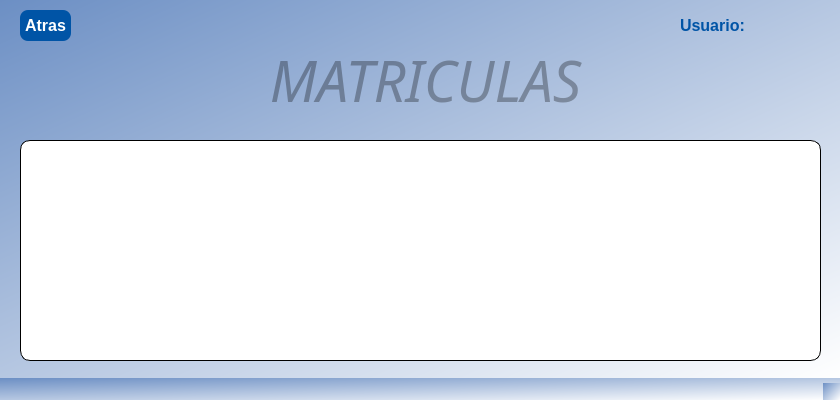
<?xml version="1.0" encoding="UTF-8"?>
<ui version="4.0">
 <class>matricula_MainWindow</class>
 <widget class="QMainWindow" name="matricula_MainWindow">
  <property name="geometry">
   <rect>
    <x>0</x>
    <y>0</y>
    <width>840</width>
    <height>400</height>
   </rect>
  </property>
  <property name="windowTitle">
   <string>MainWindow</string>
  </property>
  <property name="styleSheet">
   <string notr="true">background-color: qlineargradient(spread:pad, x1:0, y1:0, x2:1, y2:1, stop:0 rgba(108, 143, 196, 255), stop:1 rgba(255, 255, 255, 255));</string>
  </property>
  <widget class="QWidget" name="centralwidget">
   <widget class="QTableView" name="search_listView_matricula">
    <property name="geometry">
     <rect>
      <x>20</x>
      <y>140</y>
      <width>801</width>
      <height>221</height>
     </rect>
    </property>
    <property name="styleSheet">
     <string notr="true">background-color: rgb(255, 255, 255);
border-radius:10px;
border:1px solid black;
</string>
    </property>
   </widget>
   <widget class="QLabel" name="label_title_matriculas">
    <property name="geometry">
     <rect>
      <x>20</x>
      <y>40</y>
      <width>811</width>
      <height>81</height>
     </rect>
    </property>
    <property name="font">
     <font>
      <family>Snap ITC</family>
      <pointsize>42</pointsize>
      <italic>true</italic>
     </font>
    </property>
    <property name="styleSheet">
     <string notr="true">background-color:transparent;
color: rgba(0, 0, 0, 0.3); </string>
    </property>
    <property name="text">
     <string>MATRICULAS</string>
    </property>
    <property name="alignment">
     <set>Qt::AlignmentFlag::AlignCenter</set>
    </property>
   </widget>
   <widget class="QPushButton" name="btn_back_matriculas">
    <property name="geometry">
     <rect>
      <x>20</x>
      <y>10</y>
      <width>51</width>
      <height>31</height>
     </rect>
    </property>
    <property name="font">
     <font>
      <pointsize>12</pointsize>
      <italic>false</italic>
      <bold>true</bold>
     </font>
    </property>
    <property name="cursor">
     <cursorShape>PointingHandCursor</cursorShape>
    </property>
    <property name="mouseTracking">
     <bool>true</bool>
    </property>
    <property name="tabletTracking">
     <bool>false</bool>
    </property>
    <property name="focusPolicy">
     <enum>Qt::FocusPolicy::StrongFocus</enum>
    </property>
    <property name="styleSheet">
     <string notr="true">QPushButton {
background-color: rgb(0, 84, 166);
color: rgb(255, 255, 255);
border-radius:8px;
}
QPushButton:hover {
background-color:white;
color:rgb(0, 84, 166);
}
QPushButton:pressed  {
background-color: rgb(0, 84, 166);
color: rgb(255, 255, 255);
}
</string>
    </property>
    <property name="text">
     <string>Atras</string>
    </property>
   </widget>
   <widget class="QLabel" name="label_userOn">
    <property name="geometry">
     <rect>
      <x>680</x>
      <y>10</y>
      <width>151</width>
      <height>31</height>
     </rect>
    </property>
    <property name="font">
     <font>
      <pointsize>12</pointsize>
      <bold>true</bold>
     </font>
    </property>
    <property name="styleSheet">
     <string notr="true">QLabel {
background-color: transparent;
color:rgb(0, 84, 166);
}</string>
    </property>
    <property name="text">
     <string>Usuario:</string>
    </property>
   </widget>
  </widget>
  <widget class="QStatusBar" name="statusbar"/>
 </widget>
 <resources/>
 <connections/>
</ui>
